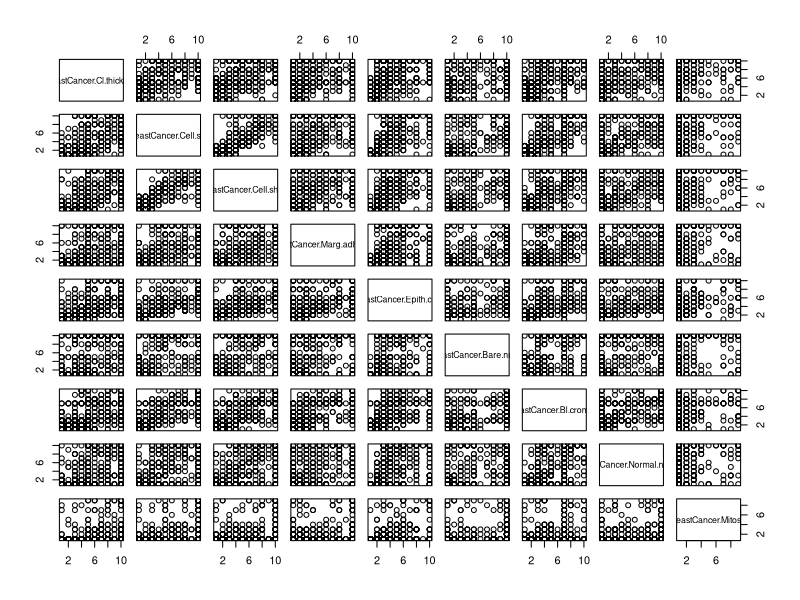
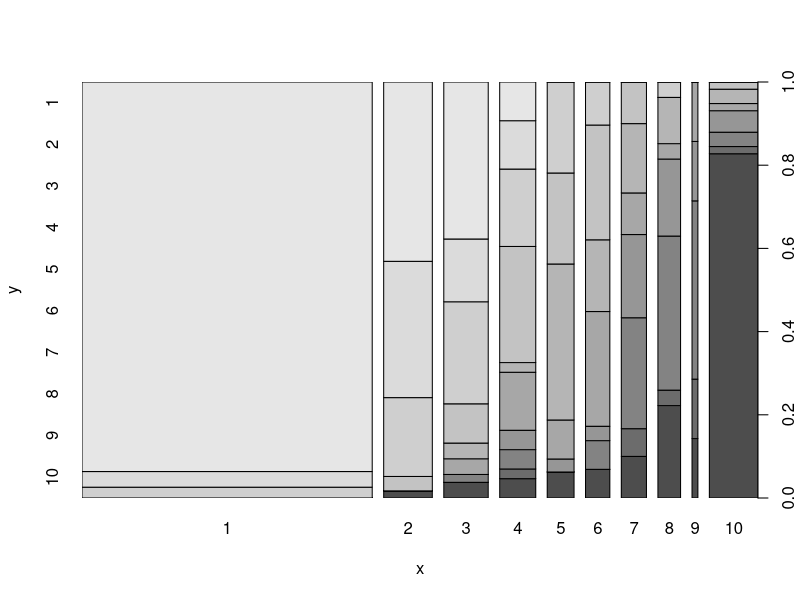
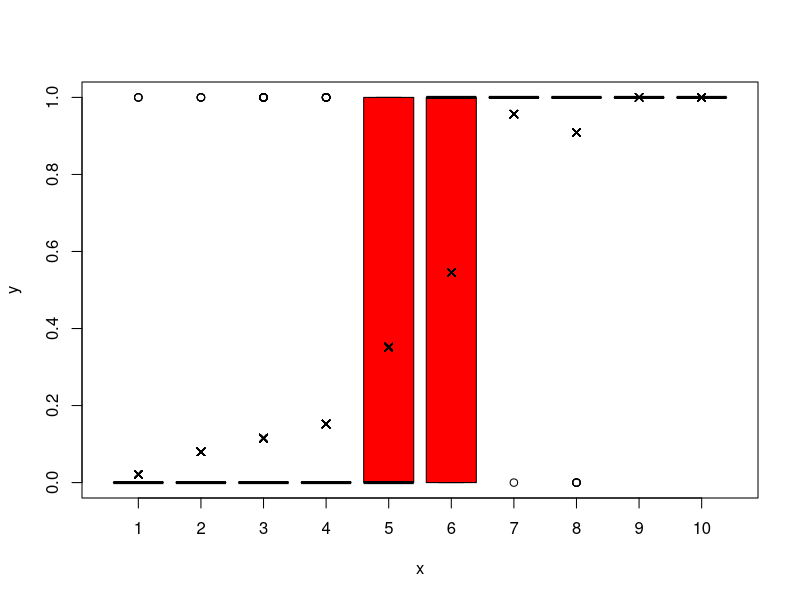

R code for these plots, in order: (Note: this script raises an error after producing the figures.)
install.packages("mlbench")
library(mlbench)
?BreastCancer
data(BreastCancer)
dim(BreastCancer)
sum(is.na(BreastCancer))
head(BreastCancer)

BreastCancer<-na.omit(BreastCancer)
dim(BreastCancer)
head(BreastCancer)
sum(is.na(BreastCancer))


t1 = table(BreastCancer$Class)
names(dimnames(t1)) = "Class"
print(t1)

pairdata<-data.frame(BreastCancer$Cl.thickness, BreastCancer$Cell.size, BreastCancer$Cell.shape,
          BreastCancer$Marg.adhesion, BreastCancer$Epith.c.size, BreastCancer$Bare.nuclei, 
          BreastCancer$Bl.cromatin, BreastCancer$Normal.nucleoli, BreastCancer$Mitoses)
          

pairs(pairdata)
plot(BreastCancer$Cell.shape, BreastCancer$Cell.size)

#some correlation between
#Cell.size and Cell.shape

#linear regression on all cont. variables

lm1 = lm(as.numeric(Class == "malignant") ~ Cl.thickness+Cell.size+Cell.shape+
         Marg.adhesion+Epith.c.size+Bare.nuclei+Bl.cromatin+Normal.nucleoli+Mitoses,
         data=BreastCancer)
summary(lm1)

#most signif factors are thickness, bare nuclei, bl.chromatin and normal nucleoli

#lm on these four

lm2 = lm(as.numeric(Class == "malignant") ~ Cl.thickness+Bare.nuclei+Bl.cromatin+Normal.nucleoli,
         data = BreastCancer)
summary(lm2)

#not terrible, collinearity?

library(tidyverse)
library(carData)
library(caret)

car::vif(lm2)

#no major issues with these variables

#logistic regression on one variable

BreastCancer$numClass = as.numeric(BreastCancer$Class == "malignant")
glm1 = glm(numClass ~ Cl.thickness, data = BreastCancer , family = "binomial")

summary(glm1)
summary(glm1$fitted.values)

plot(BreastCancer$Cl.thickness, as.numeric(BreastCancer$Class == "malignant"),col="red")
points(glm1$data$Cl.thickness, glm1$fitted.values, col = "black", pch = 4)
curve(predict(glm1,data.frame(Cl.thickness = x),type="resp"),col="blue",lwd=2,add=TRUE)

#curve - not sure what is happening

BreastCancer$numClass = as.numeric(BreastCancer$Class == "malignant")
glm2 = glm(numClass ~ Bare.nuclei, data = BreastCancer , family = "binomial")

summary(glm2)
summary(glm2$fitted.values)

plot(BreastCancer$Bare.nuclei, as.numeric(BreastCancer$Class == "malignant"),col="red")
points(glm2$data$Bare.nuclei, glm2$fitted.values, col = "black", pch = 4)
curve(predict(glm1,data.frame(Bare.nuclei = x),type="resp"),col="blue",lwd=2,add=TRUE)

#this curve stuff isn't working but that's ok as i'm going to move on to LDN

#logistic regression with multiple variables (4 most significant)

glm3<-(glm(numClass ~ Cl.thickness+Bare.nuclei+Bl.cromatin+Normal.nucleoli, data = BreastCancer,
           family = "binomial"))


#now getting an error 'glm.fit: fitted probabilities numerically 0 or 1 occurred'
#perfect selection? this probably signals instability
#also talk about low variation (some classes only have 5 or 6 possible values?)

summary(glm3)

#which is a GOOD REASON TO TRY linear discriminant analysis
#LDA
#four variables

library(MASS)

ld1<-lda(Class~ Cl.thickness+Bare.nuclei+Bl.cromatin+Normal.nucleoli,
         data = BreastCancer, na.action = na.omit)

ld1

ld1_pred = predict(ld1)
ld1_pred_class = ld1_pred$class
table(BreastCancer$Class, ld1_pred_class)

mean(ld1_pred_class != BreastCancer$Class)

#perfectly good model, ostensibly
#let's validate it
#sample size is quite small so i will start with LOOCV and then I might bootstrap it


#neither of these attempts at LOOCV is working

#K-fold CV on the glm

BreastCancer$numClass<- as.numeric(BreastCancer$Class == "malignant")

K = 5
rnd = sample(1:nrow(BreastCancer),nrow(BreastCancer))
N = nrow(BreastCancer)
nk = rep(floor(N/K),K)
leftover = N - K*floor(N/K)
if (leftover > 0){
  nk[1:leftover] = nk[1:leftover]+1
}
shuffleBC = BreastCancer[rnd,]
shuffleBC$Kfold = rep(1:K,nk)

g_vec = list()
pred_vec = list()
mse_vec = rep(NA, K)
for (i in 1:length(mse_vec)){
  training = subset(shuffleBC, Kfold != i)
  testing = subset(shuffleBC, Kfold == i)
  g1 = glm(numClass ~ Cl.thickness+Bare.nuclei+Bl.cromatin+Normal.nucleoli, data = training,
           family = "binomial")
  pred = predict(g1, testing, type="response")
  g_vec[[i]] = g1
  pred_vec[[i]] = pred
  mse_vec[i] = mean((testing$numClass - pred)^2)
  }
sum(mse_vec*nk/N)

#fitted probabilities numerically 0 or 1 occurred

table(ifelse(pred_vec[[1]]>0.5,1,0),testing$numClass)

#now it doesn't want to make the table because the lengths of numClass and pred_vec differ by 1

length(testing$numClass)
length(pred_vec)
length(pred_vec[2])
length(ifelse(pred_vec[[1]]>0.5,1,0))

#i don't know how to fix this short of appending an extra value to numClass

numClassNew<-append(testing$numClass, 0, after=length(testing$numClass))
length(numClassNew)
numClassNew       

table(ifelse(pred_vec[[1]]>0.5,1,0),numClassNew)

#not a good outcome, and obviously the data is biased too now

#let's try this again with the lda


#it's still giving the non-numeric argument to binary operator error
#i don't know how to fix this










